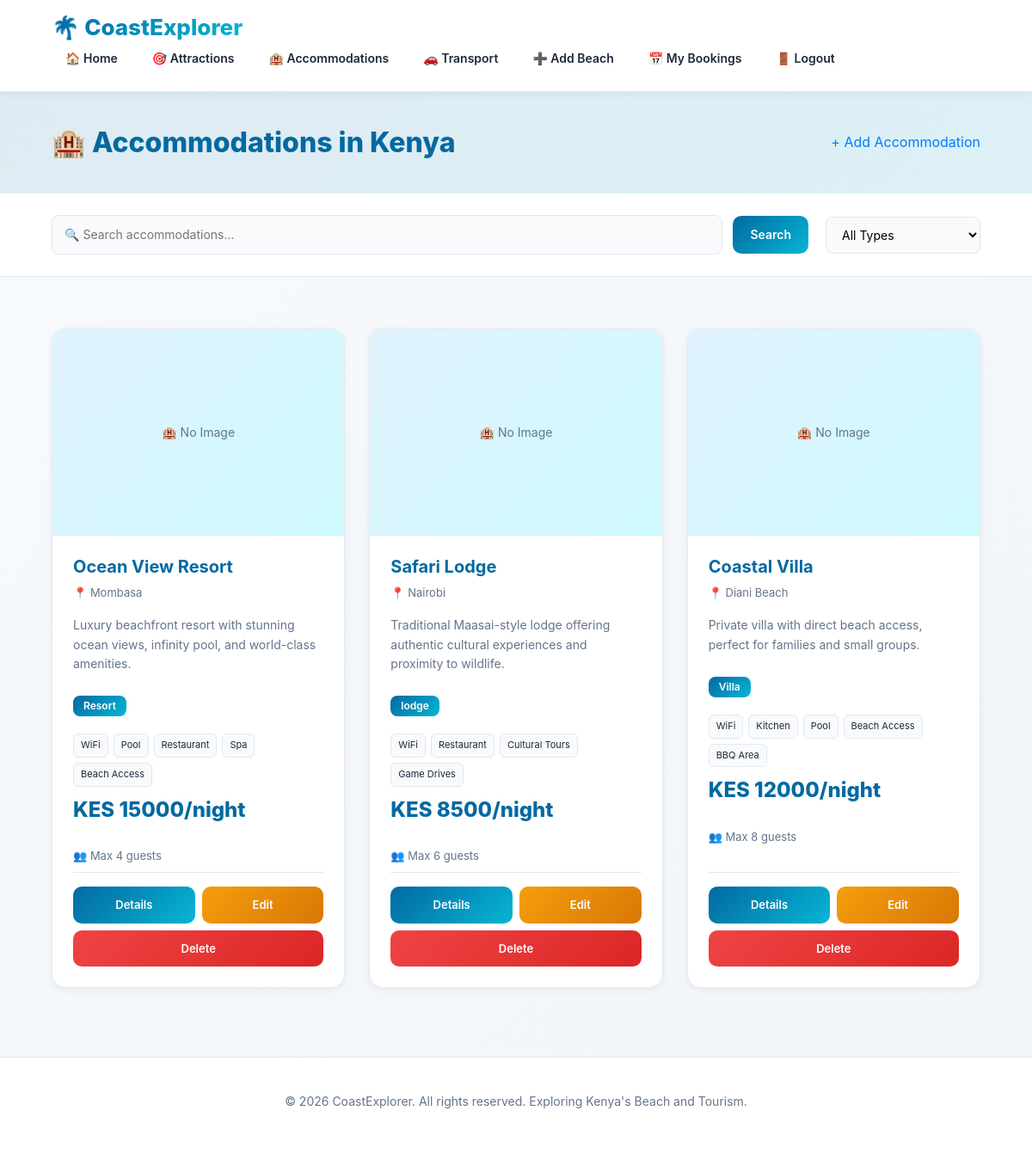
Screenshot of /accommodations/ (signed in) with the database file from the repository.
### tourism/models.py (models this page shows, shortened)
class Accommodation(models.Model):
    ACCOMMODATION_TYPE_CHOICES = [
        ('hotel', 'Hotel'),
        ('resort', 'Resort'),
        ('guesthouse', 'Guesthouse'),
        ('apartment', 'Apartment'),
        ('villa', 'Villa'),
        ('cottage', 'Cottage'),
        ('camp', 'Camp'),
        ('other', 'Other'),
    ]
    name = models.CharField(max_length=100)
    location = models.CharField(max_length=100)
    accommodation_type = models.CharField(max_length=20, choices=ACCOMMODATION_TYPE_CHOICES)
    description = models.TextField()
    price_per_night = models.IntegerField()
    max_guests = models.IntegerField(default=2)
    amenities = models.TextField(blank=True, help_text="Comma-separated list of amenities")
    image = models.ImageField(upload_to='accommodation_images/', blank=True, null=True)
    latitude = models.FloatField(blank=True, null=True)
    longitude = models.FloatField(blank=True, null=True)
    contact_info = models.CharField(max_length=200, blank=True)
    website = models.URLField(blank=True)
    created_at = models.DateTimeField(default=timezone.now)
    def get_amenities_list(self):
        if self.amenities:
            return [amenity.strip() for amenity in self.amenities.split(',')]
        return []

### tourism/views.py (the view)
# urls.py: path('accommodations/', views.accommodations, name='accommodations'),
@login_required
def accommodations(request):
    query = request.GET.get('q', '')
    accommodation_type = request.GET.get('type', '')
    accommodations_list = Accommodation.objects.all()
    if query:
        accommodations_list = accommodations_list.filter(name__icontains=query) | accommodations_list.filter(location__icontains=query)
    if accommodation_type:
        accommodations_list = accommodations_list.filter(accommodation_type=accommodation_type)
    types = Accommodation.ACCOMMODATION_TYPE_CHOICES
    return render(request, 'accommodations.html', {
        'accommodations': accommodations_list,
        'types': types,
        'query': query,
        'selected_type': accommodation_type,
    })

### tourism/templates/accommodations.html (shortened to what this page needs)
{% extends 'base.html' %}
{% block content %}
<div class="accommodations-header">
    <h1>🏨 Accommodations in Kenya</h1>
    <a href="{% url 'create_accommodation' %}" class="add-btn">+ Add Accommodation</a>
</div>
<div class="filter-section">
    <form method="GET" action="{% url 'accommodations' %}" style="flex: 1; display: flex; gap: 12px; min-width: 300px;">
        <input type="text" name="q" placeholder="🔍 Search accommodations..." value="{{ query }}" style="flex: 1;">
        <button type="submit" style="padding: 11px 20px;">Search</button>
    </form>
    <form method="GET" action="{% url 'accommodations' %}" style="display: flex; gap: 12px; align-items: center;">
        <select name="type" onchange="this.form.submit()" style="min-width: 180px;">
            <option value="">All Types</option>
        </select>
    </form>
</div>
{% if accommodations %}
    <div class="grid">
        {% for accommodation in accommodations %}
            <div class="card">
                {% if accommodation.image %}
                    <img src="{{ accommodation.image.url }}" alt="{{ accommodation.name }}">
                {% else %}
                    <div style="height: 240px; background: linear-gradient(135deg, #e0f2fe 0%, #cffafe 100%); display: flex; align-items: center; justify-content: center;">
                        <span style="color: var(--text-muted); font-size: 14px;">🏨 No Image</span>
                    </div>
                {% endif %}
                <div class="card-body">
                    <h2>{{ accommodation.name }}</h2>
                    <div class="meta">
                        <span>📍 {{ accommodation.location }}</span>
                    </div>
                    <p>{{ accommodation.description|truncatewords:15 }}</p>
                    <div style="margin: 12px 0;">
                        <span class="badge">{{ accommodation.get_accommodation_type_display }}</span>
                    </div>
                    {% if accommodation.amenities %}
                        <div class="amenities-list">
                            {% for amenity in accommodation.get_amenities_list %}
                                <span class="amenity-tag">{{ amenity }}</span>
                            {% endfor %}
                        </div>
                    {% endif %}
                    <div class="price">KES {{ accommodation.price_per_night }}/night</div>
                    <p style="font-size: 13px; color: var(--text-muted); margin: 8px 0;">
                        👥 Max {{ accommodation.max_guests }} guests
                    </p>
                    <div class="card-actions">
                        <a href="{% url 'accommodation_detail' accommodation.id %}">Details</a>
                        <a href="{% url 'update_accommodation' accommodation.id %}" style="background: linear-gradient(135deg, #f59e0b 0%, #d97706 100%);">Edit</a>
                        <a href="{% url 'delete_accommodation' accommodation.id %}" style="background: linear-gradient(135deg, #ef4444 0%, #dc2626 100%);">Delete</a>
                    </div>
                </div>
            </div>
        {% endfor %}
    </div>
{% else %}
    <div class="empty-message">
        <h3>🏨 No accommodations found</h3>
        <p>Try adjusting your search filters or add a new accommodation.</p>
    </div>
{% endif %}
{% endblock %}

### tourism/templates/base.html (style rules this page uses)
:root { --primary-dark: #0f172a; --primary-blue: #0369a1; --accent-cyan: #06b6d4; --light-bg: #f8fafc; --white: #ffffff; --text-dark: #1e293b; --text-muted: #64748b; --border: #e2e8f0; --shadow-sm: 0 2px 8px rgba(15, 23, 42, 0.06); --shadow-md: 0 8px 20px rgba(15, 23, 42, 0.1); --shadow-lg: 0 20px 60px rgba(15, 23, 42, 0.12); }
* { margin: 0; padding: 0; box-sizing: border-box; }
html, body { scroll-behavior: smooth; }
body { background: linear-gradient(135deg, #f8fafc 0%, #f1f5f9 100%); color: var(--text-dark); font-family: -apple-system, BlinkMacSystemFont, 'Segoe UI', 'Roboto', 'Oxygen', 'Ubuntu', 'Cantarell', sans-serif; line-height: 1.6; min-height: 100vh; display: flex; flex-direction: column; }
.grid { display: grid; grid-template-columns: repeat(auto-fill, minmax(320px, 1fr)); gap: 28px; padding: 60px 5% 80px; max-width: 1400px; margin: 0 auto; width: 100%; }
.card { background: var(--white); border-radius: 16px; overflow: hidden; box-shadow: var(--shadow-sm); display: flex; flex-direction: column; transition: all 0.3s cubic-bezier(0.4, 0, 0.2, 1); border: 1px solid var(--border); }
.card-body { padding: 24px; flex: 1; display: flex; flex-direction: column; }
.card-body h2 { margin-bottom: 8px; color: var(--primary-blue); font-size: 20px; font-weight: 700; }
.card-body p { margin-bottom: 12px; line-height: 1.6; color: var(--text-muted); font-size: 14px; }
.meta { margin-bottom: 16px; color: var(--text-muted); font-size: 13px; display: flex; align-items: center; gap: 8px; }
.price { font-size: 24px; font-weight: 800; color: var(--primary-blue); margin-bottom: 16px; }
.card-actions { display: flex; gap: 8px; flex-wrap: wrap; padding-top: 16px; border-top: 1px solid var(--border); margin-top: auto; }
.card-actions a, .card-actions form button { flex: 1; min-width: 100px; text-align: center; text-decoration: none; border: none; color: var(--white); background: linear-gradient(135deg, var(--primary-blue) 0%, var(--accent-cyan) 100%); padding: 11px 14px; border-radius: 10px; font-weight: 600; cursor: pointer; font-size: 13px; transition: all 0.3s ease; }
.controls input, .controls select, input[type="text"], input[type="email"], input[type="password"], textarea, select { padding: 12px 16px; border: 1px solid var(--border); border-radius: 10px; outline: none; font-family: inherit; font-size: 14px; transition: all 0.3s ease; background: var(--light-bg); }
.controls button, button { padding: 12px 24px; border: none; background: linear-gradient(135deg, var(--primary-blue) 0%, var(--accent-cyan) 100%); color: var(--white); border-radius: 10px; cursor: pointer; font-weight: 600; font-size: 14px; transition: all 0.3s ease; }

### tourism/templates/accommodations.html (style rules this page uses)
.accommodations-header { padding: 40px 5%; background: linear-gradient(135deg, rgba(3, 105, 161, 0.1) 0%, rgba(6, 182, 212, 0.1) 100%); display: flex; justify-content: space-between; align-items: center; gap: 20px; flex-wrap: wrap; }
.accommodations-header h1 { font-size: 32px; font-weight: 800; color: var(--primary-blue); margin: 0; }
.filter-section { padding: 25px 5%; background: var(--white); border-bottom: 1px solid var(--border); display: flex; gap: 20px; flex-wrap: wrap; align-items: center; }
.filter-section form { display: flex; gap: 12px; align-items: center; flex-wrap: wrap; }
.filter-section input, .filter-section select { padding: 11px 14px; border: 1px solid var(--border); border-radius: 8px; outline: none; font-size: 14px; background: var(--light-bg); transition: all 0.3s ease; }
.badge { display: inline-block; background: linear-gradient(135deg, var(--primary-blue) 0%, var(--accent-cyan) 100%); color: var(--white); padding: 6px 12px; border-radius: 8px; font-size: 12px; font-weight: 600; }
.amenities-list { display: flex; flex-wrap: wrap; gap: 6px; margin: 8px 0; }
.amenity-tag { background: var(--light-bg); color: var(--text-dark); padding: 4px 8px; border-radius: 6px; font-size: 11px; border: 1px solid var(--border); }

### rows the page displays
Accommodation: image "🏨 No Image", name "Ocean View Resort", location "Mombasa", description "Luxury beachfront resort with stunning ocean views, infinity pool, and world-class amenities.", accommodation_type "Resort", get_amenities_list "WiFi" "Pool" "Restaurant" "Spa" "Beach Access", price_per_night "15000", max_guests "4"
Accommodation: image "🏨 No Image", name "Safari Lodge", location "Nairobi", description "Traditional Maasai-style lodge offering authentic cultural experiences and proximity to wildlife.", accommodation_type "lodge", get_amenities_list "WiFi" "Restaurant" "Cultural Tours" "Game Drives", price_per_night "8500", max_guests "6"
Accommodation: image "🏨 No Image", name "Coastal Villa", location "Diani Beach", description "Private villa with direct beach access, perfect for families and small groups.", accommodation_type "Villa", get_amenities_list "WiFi" "Kitchen" "Pool" "Beach Access" "BBQ Area", price_per_night "12000", max_guests "8"
